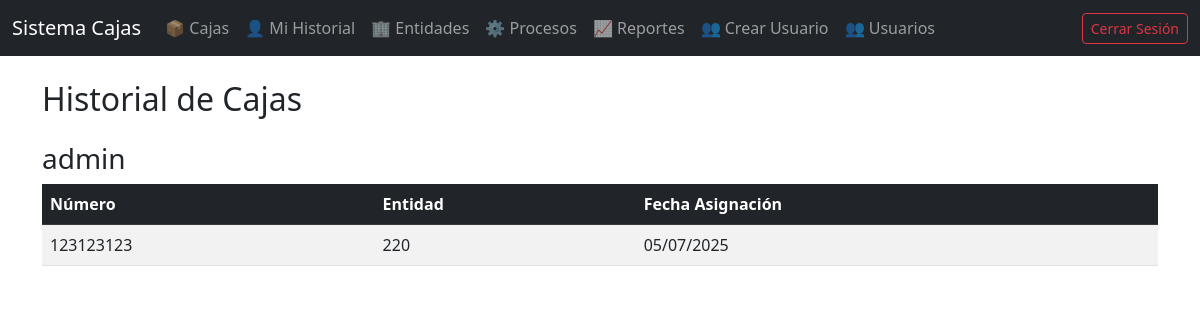
Page /cajas/historial/ (signed in) on the earlier database version.
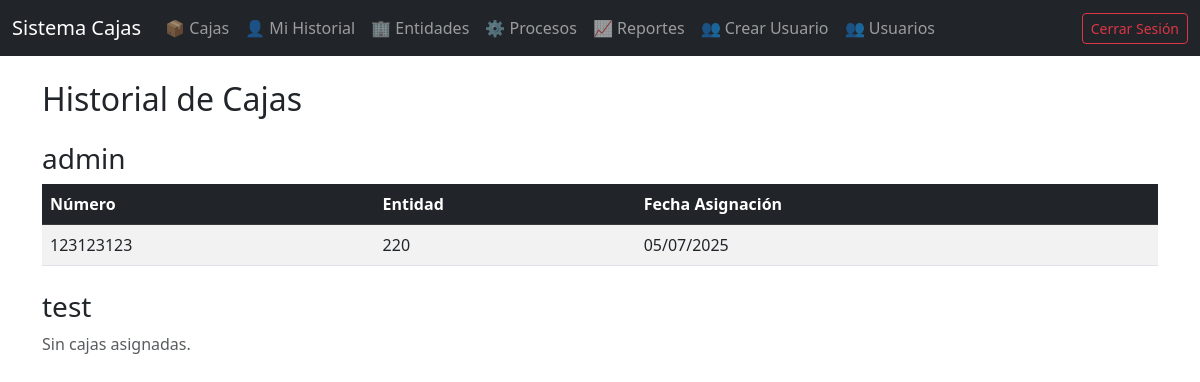
Same page on the later database version.
### usuarios/models.py (models this page shows)
class Usuario(AbstractUser):
    nombre = models.CharField(max_length=100)
    apellido = models.CharField(max_length=100)

### cajas/models.py (models this page shows, shortened)
class Caja(models.Model):
    numero = models.CharField(max_length=20, unique=True)
    entidad = models.ForeignKey(Entidad, on_delete=models.SET_NULL, null=True, blank=True)
    responsable = models.ForeignKey(Usuario, on_delete=models.SET_NULL, null=True, blank=True)
    fecha_asignacion = models.DateField(null=True, blank=True)

### entidades/models.py (models this page shows, shortened)
class Entidad(models.Model):
    nombre = models.CharField(max_length=100)
    proceso = models.ForeignKey(Proceso, on_delete=models.CASCADE)
    activa = models.BooleanField(default=False)

### cajas/views.py (the view)
# urls.py: path('historial/', views.historial, name='historial'),
@login_required
def historial(request):
    if request.user.is_staff:
        User = Usuario
        usuarios = User.objects.all()
        cajas_por_usuario = {
            usuario: Caja.objects.filter(responsable=usuario)
            .order_by('-fecha_asignacion')
            for usuario in usuarios
        }
        context = {
            'admin_view': True,
            'cajas_por_usuario': cajas_por_usuario,
        }
    else:
        cajas = Caja.objects.filter(responsable=request.user).order_by('-fecha_asignacion')
        context = {
            'admin_view': False,
            'cajas': cajas,
        }
    return render(request, 'cajas/historial.html', context)

### templates/cajas/historial.html (shortened to what this page needs)
{% extends 'base.html' %}
{% block content %}
<h2 class="mb-4">Historial de Cajas</h2>
{% if admin_view %}
  {% for usuario, cajas in cajas_por_usuario.items %}
    <h3 class="mt-4">{{ usuario.username }}</h3>
    {% if cajas %}
    <table class="table table-striped">
      <thead class="table-dark">
        <tr>
          <th>Número</th>
          <th>Entidad</th>
          <th>Fecha Asignación</th>
        </tr>
      </thead>
      <tbody>
        {% for caja in cajas %}
        <tr>
          <td>{{ caja.numero }}</td>
          <td>{{ caja.entidad.nombre }}</td>
          <td>{{ caja.fecha_asignacion|date:"d/m/Y" }}</td>
        </tr>
        {% endfor %}
      </tbody>
    </table>
    {% else %}
      <p class="text-muted">Sin cajas asignadas.</p>
    {% endif %}
  {% endfor %}
{% endif %}
{% endblock %}

Differences in the rows shown:
added Usuario: username "test", shows "Sin cajas asignadas."
